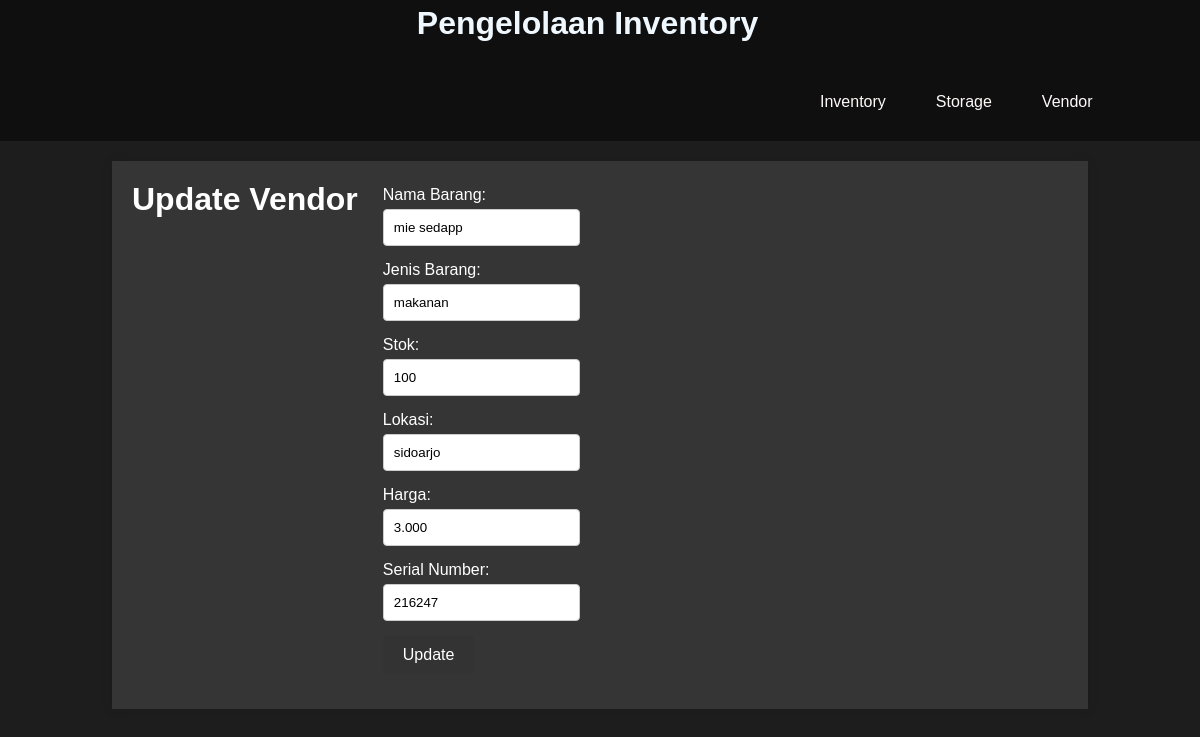
Page /arjunawiraLSP/inventory/update.php?id=87 on the committed database.
### tables this page shows
CREATE TABLE `tb_inv` (
  `id_inv` int(150) NOT NULL,
  `nama_barang` varchar(150) NOT NULL,
  `jenis_barang` varchar(150) NOT NULL,
  `stok` int(150) NOT NULL,
  `lokasi` varchar(150) NOT NULL,
  `harga` varchar(150) NOT NULL,
  `serial_number` varchar(150) NOT NULL
);

### arjunawiraLSP/inventory/update.php (the view, shortened to what this page needs)
<?php
include '../hs.php';
include '../koneksi.php';
if (isset($_GET['id'])) {
    $id = intval($_GET['id']);
    $result = $conn->query("SELECT * FROM tb_inv WHERE id_inv = $id");
    $inv = $result->fetch_assoc();
} else {
    die("Invalid ID");
}
?>
<!DOCTYPE html>
<html lang="en">
<head>
    <link rel="stylesheet" href="../css/tabel.css">
</head>
<body>
    <div class="container">
        <h1>Update Vendor</h1>
        <form method="post" action="">
            <div class="form-group">
                <label for="nama_barang">Nama Barang:</label>
                <input type="text" id="nama_barang" name="nama_barang" value="<?php echo htmlspecialchars($inv['nama_barang']); ?>" required>
            </div>
            <div class="form-group">
                <label for="jenis_barang">Jenis Barang:</label>
                <input type="text" id="jenis_barang" name="jenis_barang" value="<?php echo htmlspecialchars($inv['jenis_barang']); ?>" required>
            </div>
            <div class="form-group">
                <label for="stok">Stok:</label>
                <input type="text" id="stok" name="stok" value="<?php echo htmlspecialchars($inv['stok']); ?>" required>
            </div>
            <div class="form-group">
                <label for="lokasi">Lokasi:</label>
                <input type="text" id="lokasi" name="lokasi" value="<?php echo htmlspecialchars($inv['lokasi']); ?>" required>
            </div>
            <div class="form-group">
                <label for="harga">Harga:</label>
                <input type="text" id="harga" name="harga" value="<?php echo htmlspecialchars($inv['harga']); ?>" required>
            </div>
            <div class="form-group">
                <label for="serial_number">Serial Number:</label>
                <input type="text" id="serial_number" name="serial_number" value="<?php echo htmlspecialchars($inv['serial_number']); ?>" required>
            </div>
            <div class="form-group">
                <input type="submit" name="update" value="Update">
            </div>
        </form>
    </div>
</body>
</html>

### arjunawiraLSP/css/hs.css (style rules this page uses)
body { font-family: Arial, sans-serif; margin: 0; padding: 0; background-color: rgb(29, 29, 29); }
.container { display: flex; }
body { margin: 0; font-family: sans-serif; }

### arjunawiraLSP/css/tabel.css (style rules this page uses)
body { font-family: Arial, sans-serif; background-color: rgb(29, 29, 29); margin: 0; padding: 0; }
h1 { color: #f7f3f3; text-align: center; margin-top: 20px; }
h1 { color: #333; text-align: center; margin-top: 0; }
.form-group { margin-bottom: 15px; }
.form-group label { display: block; margin: 5px 0; }
.form-group input[type="text"] { width: calc(100% - 24px); padding: 10px; border: 1px solid #ccc; border-radius: 4px; }
.form-group input[type="submit"] { background-color: #333; color: #fff; border: none; padding: 10px 20px; cursor: pointer; border-radius: 4px; font-size: 16px; }
.container { width: 78%; margin: 20px auto; padding: 20px; background-color: rgb(54, 53, 53); box-shadow: 0 0 10px rgba(0, 0, 0, 0.1); color: #fff }

### arjunawiraLSP/inventory/update.php (style rules this page uses)
body { font-family: Arial, sans-serif; background-color: rgb(29, 29, 29); color: #333; margin: 0; padding: 0; }
.container { width: 78%; margin: 20px auto; padding: 20px; background-color: rgb(54, 53, 53); box-shadow: 0 0 10px rgba(0, 0, 0, 0.1); color: #fff; }
h1 { color: white; text-align: center; margin-top: 0; margin-right: 25px; }
.form-group { margin-bottom: 15px; }
.form-group label { display: block; margin: 5px 0; }
.form-group input[type="text"] { width: calc(100% - 24px); padding: 10px; border: 1px solid #ccc; border-radius: 4px; }
.form-group input[type="submit"] { background-color: #333; color: #fff; border: none; padding: 10px 20px; cursor: pointer; border-radius: 4px; font-size: 16px; }

### rows in the picture
tb_inv: nama_barang "mie sedapp", jenis_barang "makanan", stok "100", lokasi "sidoarjo", harga "3.000", serial_number "216247"
